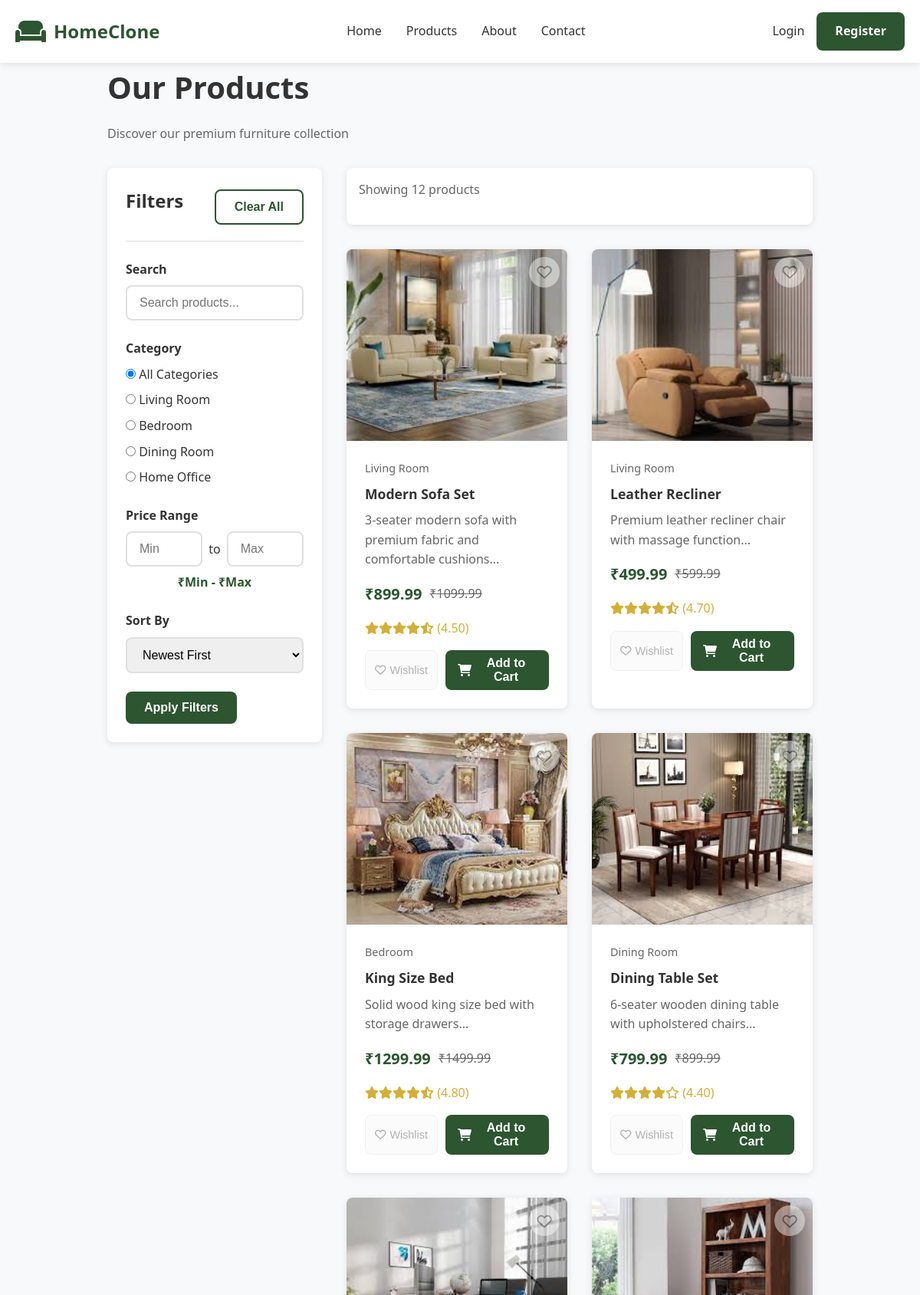
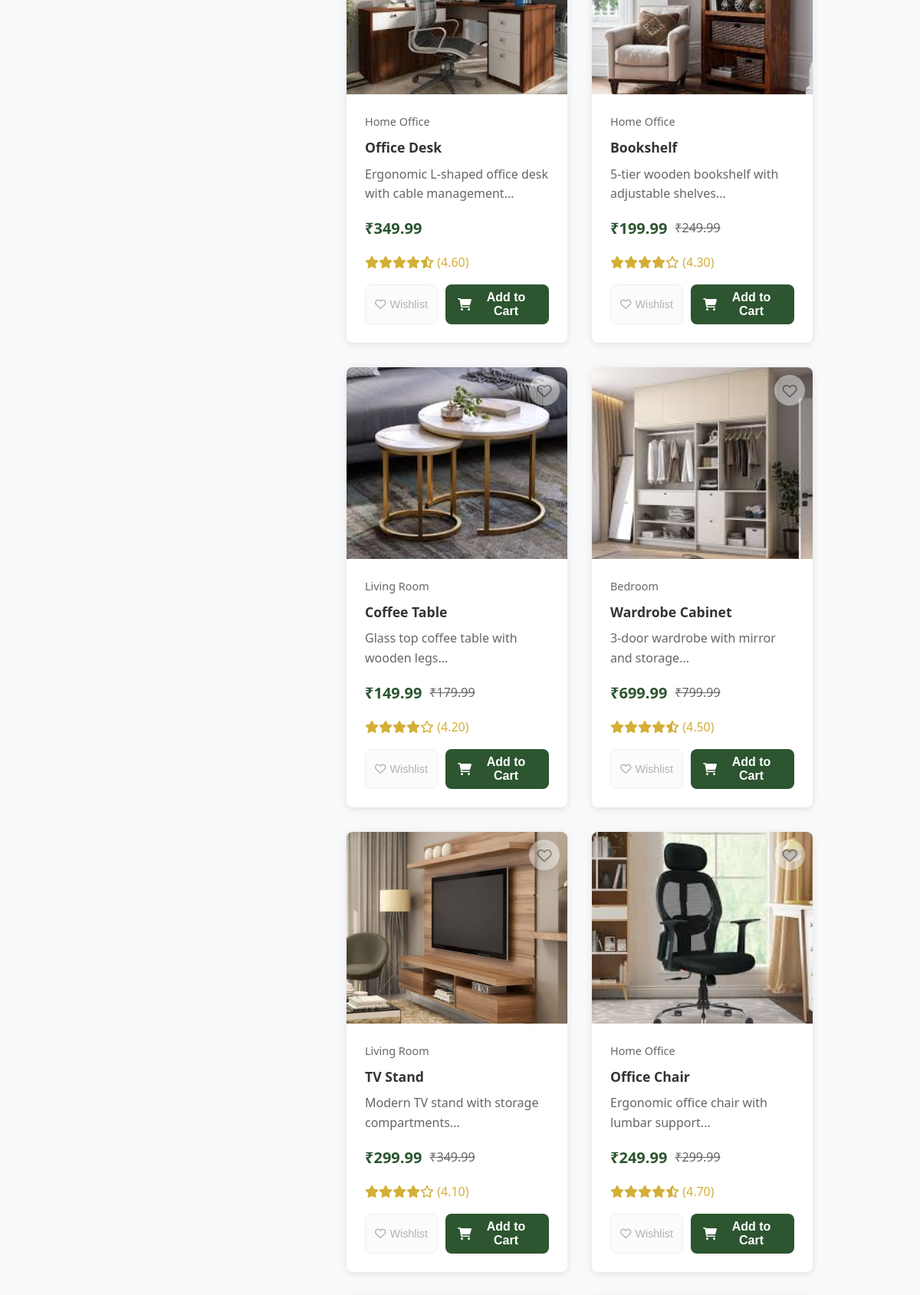
/products.php (upper part), run on the app's committed database (2 pictures, top to bottom).
### tables this page shows
CREATE TABLE categories (
    id INT AUTO_INCREMENT PRIMARY KEY,
    name VARCHAR(100) NOT NULL,
    description TEXT,
    image VARCHAR(255),
    status ENUM('active', 'inactive') DEFAULT 'active',
    created_at TIMESTAMP DEFAULT CURRENT_TIMESTAMP
);

CREATE TABLE products (
    id INT AUTO_INCREMENT PRIMARY KEY,
    name VARCHAR(255) NOT NULL,
    description TEXT,
    price DECIMAL(10,2) NOT NULL,
    old_price DECIMAL(10,2),
    category_id INT,
    image VARCHAR(255),
    stock_quantity INT DEFAULT 0,
    rating DECIMAL(3,2) DEFAULT 0,
    featured BOOLEAN DEFAULT FALSE,
    status ENUM('active', 'inactive') DEFAULT 'active',
    created_at TIMESTAMP DEFAULT CURRENT_TIMESTAMP,
    FOREIGN KEY (category_id) REFERENCES categories(id)
);

### includes/functions.php (called while the page is built, shortened)
<?php
if (!function_exists('isLoggedIn')) {
function isLoggedIn() {
    return isset($_SESSION['user_id']);
}
function getProducts($filters = []) {
    global $pdo;
    $sql = "SELECT p.*, c.name as category_name FROM products p
            LEFT JOIN categories c ON p.category_id = c.id
            WHERE p.status = 'active'";
    $params = [];
    $sort = isset($filters['sort']) ? $filters['sort'] : 'newest';
    switch($sort) {
        default:
            $sql .= " ORDER BY p.created_at DESC";
    }
    try {
        $stmt = $pdo->prepare($sql);
        $stmt->execute($params);
        return $stmt->fetchAll(PDO::FETCH_ASSOC);
    } catch (PDOException $e) {
        error_log("Error getting products: " . $e->getMessage());
        return [];
    }
}
}
?>

### products.php (the view, shortened to what this page needs)
<?php
include 'includes/config.php';
include 'includes/functions.php';
$filters = [
    'category' => $_GET['category'] ?? '',
    'search' => $_GET['search'] ?? '',
    'min_price' => $_GET['min_price'] ?? '',
    'max_price' => $_GET['max_price'] ?? '',
    'sort' => $_GET['sort'] ?? 'newest'
];
$categories = $pdo->query("SELECT * FROM categories WHERE status = 'active'")->fetchAll();
$products = getProducts($filters);
include 'includes/header.php';
?>
<div class="container">
    <div class="products-page">
        <div class="page-header">
            <h1>Our Products</h1>
            <p>Discover our premium furniture collection</p>
        </div>
        <div class="products-layout">
            <div class="filters-sidebar" id="filter-sidebar">
                <div class="filters-header">
                    <h3>Filters</h3>
                    <button type="button" class="btn btn-outline btn-sm" id="clear-filters">Clear All</button>
                </div>
                <form method="GET" action="" id="products-form">
                    <div class="filter-group">
                        <label class="form-label">Search</label>
                        <input type="text" class="form-control" name="search" value="<?php echo htmlspecialchars($filters['search']); ?>"
                               placeholder="Search products...">
                    </div>
                    <div class="filter-group">
                        <label class="form-label">Category</label>
                        <div class="category-filters">
                            <div class="form-check">
                                <input type="radio" class="form-check-input category-checkbox" name="category" value=""
                                       <?php echo empty($filters['category']) ? 'checked' : ''; ?> id="cat-all">
                                <label class="form-check-label" for="cat-all">All Categories</label>
                            </div>
                            <?php foreach ($categories as $category): ?>
                            <div class="form-check">
                                <input type="radio" class="form-check-input category-checkbox" name="category"
                                       value="<?php echo $category['id']; ?>"
                                       <?php echo $filters['category'] == $category['id'] ? 'checked' : ''; ?>
                                       id="cat-<?php echo $category['id']; ?>">
                                <label class="form-check-label" for="cat-<?php echo $category['id']; ?>">
                                    <?php echo $category['name']; ?>
                                </label>
                            </div>
                            <?php endforeach; ?>
                        </div>
                    </div>
                    <div class="filter-group">
                        <label class="form-label">Price Range</label>
                        <div class="price-inputs">
                            <input type="number" class="form-control" name="min_price" placeholder="Min"
                                   value="<?php echo $filters['min_price']; ?>" min="0">
                            <span>to</span>
                            <input type="number" class="form-control" name="max_price" placeholder="Max"
                                   value="<?php echo $filters['max_price']; ?>" min="0">
                        </div>
                        <div id="price-display" class="price-display">
                        </div>
                    </div>
                    <div class="filter-group">
                        <label class="form-label">Sort By</label>
                        <select class="form-control" name="sort" id="sort-select">
                            <option value="newest" <?php echo $filters['sort'] == 'newest' ? 'selected' : ''; ?>>Newest First</option>
                        </select>
                    </div>
                    <button type="submit" class="btn btn-primary btn-block" id="apply-filters">Apply Filters</button>
                </form>
            </div>
            <div class="products-main">
                <div class="products-header">
                    <div class="products-info">
                        <p>Showing <?php echo count($products); ?> products</p>
                    </div>
                </div>
                <?php if (empty($products)): ?>
                    <div class="no-products">
                        <i class="fas fa-search fa-3x"></i>
                        <h3>No products found</h3>
                        <p>Try adjusting your filters or search terms</p>
                        <a href="products.php" class="btn btn-primary">Clear Filters</a>
                    </div>
                <?php else: ?>
                    <div class="products-grid" id="products-grid">
                        <?php foreach ($products as $product):
                            $is_in_wishlist = false;
                        ?>
                        <div class="product-card">
                            <?php if ($product['old_price']): ?>
                                <div class="product-badge">Sale</div>
                            <?php endif; ?>
                            <div class="product-image-container">
                                <img src="images/<?php echo $product['image'] ?: 'placeholder.jpg'; ?>"
                                     alt="<?php echo htmlspecialchars($product['name']); ?>"
                                     class="product-img">
                                <div class="product-overlay">
                                    <button class="btn-wishlist-overlay <?php echo $is_in_wishlist ? 'active' : ''; ?>"
                                            data-product-id="<?php echo $product['id']; ?>"
                                            <?php echo !isLoggedIn() ? 'disabled' : ''; ?>>
                                        <i class="<?php echo $is_in_wishlist ? 'fas' : 'far'; ?> fa-heart"></i>
                                    </button>
                                </div>
                            </div>
                            <div class="product-info">
                                <div class="product-category"><?php echo $product['category_name']; ?></div>
                                <h3 class="product-title"><?php echo $product['name']; ?></h3>
                                <p class="product-description"><?php echo substr($product['description'], 0, 100); ?>...</p>
                                <div class="product-price">
                                    <span class="current-price">₹<?php echo $product['price']; ?></span>
                                    <?php if ($product['old_price']): ?>
                                        <span class="old-price">₹<?php echo $product['old_price']; ?></span>
                                    <?php endif; ?>
                                </div>
                                <div class="product-rating">
                                    <?php
                                    $rating = $product['rating'];
                                    for ($i = 1; $i <= 5; $i++):
                                        if ($i <= floor($rating)):
                                            echo '<i class="fas fa-star"></i>';
                                        elseif ($i - 0.5 <= $rating):
                                            echo '<i class="fas fa-star-half-alt"></i>';
                                        else:
                                            echo '<i class="far fa-star"></i>';
                                        endif;
                                    endfor;
                                    ?>
                                    <span>(<?php echo $rating; ?>)</span>
                                </div>
                                <div class="product-actions">
                                    <button class="btn-icon btn-wishlist <?php echo $is_in_wishlist ? 'active' : ''; ?>"
                                            data-product-id="<?php echo $product['id']; ?>"
                                            <?php echo !isLoggedIn() ? 'disabled' : ''; ?>>
                                        <i class="<?php echo $is_in_wishlist ? 'fas' : 'far'; ?> fa-heart"></i> Wishlist
                                    </button>
                                    <button class="btn btn-cart" data-product-id="<?php echo $product['id']; ?>">
                                        <i class="fas fa-shopping-cart"></i> Add to Cart
                                    </button>
                                </div>
                            </div>
                        </div>
                        <?php endforeach; ?>
                    </div>
                <?php endif; ?>
            </div>
        </div>
    </div>
</div>
<?php
include 'includes/footer.php';
?>

### css/style.css (style rules this page uses)
* { margin: 0; padding: 0; box-sizing: border-box; }
:root { --primary-color: #2c5530; --primary-dark: #1e3a24; --primary-light: #3a7042; --secondary-color: #d4af37; --accent-color: #8b4513; --text-dark: #333; --text-light: #666; --bg-light: #f8f9fa; --bg-white: #ffffff; --border-color: #e0e0e0; --shadow: 0 2px 10px rgba(0,0,0,0.1); --radius: 8px; }
body { font-family: 'Segoe UI', Tahoma, Geneva, Verdana, sans-serif; line-height: 1.6; color: var(--text-dark); background-color: var(--bg-light); }
.container { max-width: 1200px; margin: 0 auto; padding: 0 20px; }
h1, h2, h3, h4, h5, h6 { margin-bottom: 1rem; color: var(--text-dark); font-weight: 600; }
h1 { font-size: 2.5rem; }
h3 { font-size: 1.5rem; }
p { margin-bottom: 1rem; color: var(--text-light); }
.btn { display: inline-block; padding: 12px 24px; border: none; border-radius: var(--radius); text-decoration: none; text-align: center; font-weight: 600; cursor: pointer; transition: all 0.3s ease; font-size: 1rem; }
.btn-primary { background-color: var(--primary-color); color: white; }
.btn-outline { background-color: transparent; border: 2px solid var(--primary-color); color: var(--primary-color); }
.product-card { background: var(--bg-white); border-radius: var(--radius); overflow: hidden; box-shadow: var(--shadow); transition: all 0.3s ease; position: relative; }
.product-img { width: 100%; height: 250px; object-fit: cover; }
.product-badge { position: absolute; top: 10px; left: 10px; background: var(--secondary-color); color: white; padding: 5px 10px; border-radius: 20px; font-size: 0.8rem; font-weight: 600; }
.product-info { padding: 1.5rem; }
.product-title { font-size: 1.1rem; margin-bottom: 0.5rem; color: var(--text-dark); }
.product-category { color: var(--text-light); font-size: 0.9rem; margin-bottom: 0.5rem; }
.product-price { display: flex; align-items: center; gap: 10px; margin-bottom: 1rem; }
.current-price { font-size: 1.25rem; font-weight: 700; color: var(--primary-color); }
.old-price { font-size: 1rem; color: var(--text-light); text-decoration: line-through; }
.product-rating { color: var(--secondary-color); margin-bottom: 1rem; }
.product-actions { display: flex; gap: 10px; }
.btn-icon { padding: 8px 12px; border: none; border-radius: var(--radius); cursor: pointer; transition: all 0.3s ease; display: flex; align-items: center; gap: 5px; }
.btn-wishlist { background: var(--bg-light); color: var(--text-light); }
.btn-cart { background: var(--primary-color); color: white; flex: 1; }
.form-label { display: block; margin-bottom: 0.5rem; font-weight: 600; color: var(--text-dark); }
.form-control { width: 100%; padding: 12px 16px; border: 2px solid var(--border-color); border-radius: var(--radius); font-size: 1rem; transition: border-color 0.3s ease; }

### css/responsive.css (style rules this page uses)
@media (max-width: 1200px) { .container { max-width: 960px; } }

### data on the page
categories: category "☐ Living Room", name "Living Room"
categories: category "☐ Bedroom", name "Bedroom"
categories: category "☐ Dining Room", name "Dining Room"
categories: category "☐ Home Office", name "Home Office"
products: image (picture), category.name "Living Room", name "Modern Sofa Set", description "3-seater modern sofa with premium fabric and comfortable cushions", price "899.99", old_price "1099.99", rating "4.50"
products: image (picture), category.name "Living Room", name "Leather Recliner", description "Premium leather recliner chair with massage function", price "499.99", old_price "599.99", rating "4.70"
products: image (picture), category.name "Bedroom", name "King Size Bed", description "Solid wood king size bed with storage drawers", price "1299.99", old_price "1499.99", rating "4.80"
products: image (picture), category.name "Dining Room", name "Dining Table Set", description "6-seater wooden dining table with upholstered chairs", price "799.99", old_price "899.99", rating "4.40"
products: image (picture), category.name "Home Office", name "Office Desk", description "Ergonomic L-shaped office desk with cable management", price "349.99", rating "4.60"
products: image (picture), category.name "Home Office", name "Bookshelf", description "5-tier wooden bookshelf with adjustable shelves", price "199.99", old_price "249.99", rating "4.30"
products: image (picture), category.name "Living Room", name "Coffee Table", description "Glass top coffee table with wooden legs", price "149.99", old_price "179.99", rating "4.20"
products: image (picture), category.name "Bedroom", name "Wardrobe Cabinet", description "3-door wardrobe with mirror and storage", price "699.99", old_price "799.99", rating "4.50"
products: image (picture), category.name "Living Room", name "TV Stand", description "Modern TV stand with storage compartments", price "299.99", old_price "349.99", rating "4.10"
products: image (picture), category.name "Home Office", name "Office Chair", description "Ergonomic office chair with lumbar support", price "249.99", old_price "299.99", rating "4.70"

### other printed values
SITE_NAME "HomeClone"
count($products) "12"
